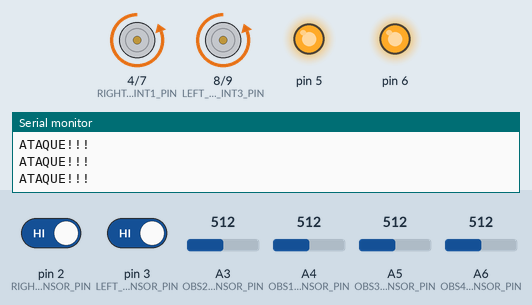
This sketch was run on a simulated Arduino Nano, built with avr-gcc and run on an emulated ATmega328P. On the bench: motor-driver pin pairs drawn as motors (green arrow = first pin HIGH = forward, orange = second pin HIGH = backward, longer = more drive), output pins drawn as LEDs (lit = HIGH), the last lines printed to the serial monitor. The test bench sets the inputs (shaded band); at power-on: pin 2 (RIGHT_LINE_SENSOR_PIN) HIGH, pin 3 (LEFT_LINE_SENSOR_PIN) HIGH, A3 (OBS2_SENSOR_PIN) = 512, A5 (OBS3_SENSOR_PIN) = 512, A4 (OBS1_SENSOR_PIN) = 512, A6 (OBS4_SENSOR_PIN) = 512.

Above: at 6.2 s.
6.3 s: pin 2 (RIGHT_LINE_SENSOR_PIN) driven LOW
At 6.64 s:
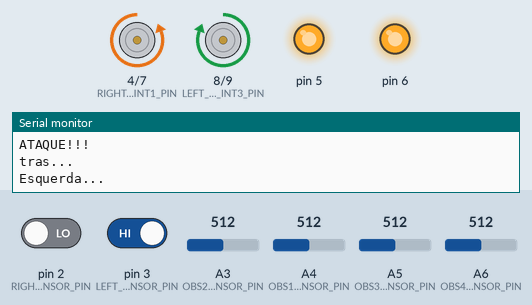
9.3 s: pin 3 (LEFT_LINE_SENSOR_PIN) driven LOW
At 9.8 s:
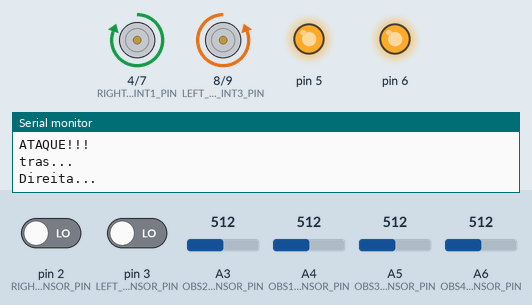
12.3 s: A3 (OBS2_SENSOR_PIN) set to 70
18.3 s: A5 (OBS3_SENSOR_PIN) set to 89
21.3 s: A5 (OBS3_SENSOR_PIN) set to 72
Timing chart, 0 to 25.3 s (numbered marks = the images above; inputs shaded):
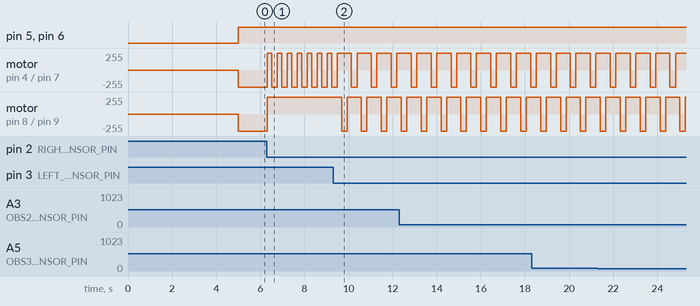

The sketch:

main.ino
```cpp
const int DETECTION_LIMIT = 80;

// Pinagem

// Motor direito
const int RIGHT_MOTOR_INT1_PIN = 4;
const int RIGHT_MOTOR_INT2_PIN = 7;
const int PWMA = 5;

// Motor esquerdo
const int LEFT_MOTOR_INT3_PIN = 8;
const int LEFT_MOTOR_INT4_PIN = 9;
const int PWMB = 6; // PWM esquerdo

// Sensores de linha
const int RIGHT_LINE_SENSOR_PIN = 2;
const int LEFT_LINE_SENSOR_PIN = 3;

// Sensores de obstáculo

// Sensores frontais
const int OBS1_SENSOR_PIN = A4; // Direita
const int OBS2_SENSOR_PIN = A3; // Esquerda

// Sensores laterais
const int OBS3_SENSOR_PIN = A5; // Direita
const int OBS4_SENSOR_PIN = A6; // Esquerda

typedef struct MOTOR {
  uint8_t IN1;
  uint8_t IN2;
  uint8_t PWM;
} MOTOR;

MOTOR init_motor(uint8_t IN1, uint8_t IN2, uint8_t PWM) {
  MOTOR motor;
  motor.IN1 = IN1;
  motor.IN2 = IN2;
  motor.PWM = PWM;
  pinMode(IN1, OUTPUT);
  pinMode(IN2, OUTPUT);
  pinMode(PWM, OUTPUT);
  return motor;
}

void motor_foward(MOTOR motor, int speed) {
  digitalWrite(motor.IN1, LOW);
  digitalWrite(motor.IN2, HIGH);
  analogWrite(motor.PWM, speed);
}

void motor_back(MOTOR motor, int speed) {
  digitalWrite(motor.IN1, HIGH);
  digitalWrite(motor.IN2, LOW);
  analogWrite(motor.PWM, speed);
}

MOTOR right_motor = init_motor(RIGHT_MOTOR_INT1_PIN, RIGHT_MOTOR_INT2_PIN, PWMA);
MOTOR left_motor = init_motor(LEFT_MOTOR_INT3_PIN, LEFT_MOTOR_INT4_PIN, PWMB);

void move_robot_foward(int speed) {
  motor_foward(right_motor, speed);
  motor_foward(left_motor, speed);
}

void move_robot_backward(int speed) {
  motor_back(right_motor, speed);
  motor_back(left_motor, speed);
}

void turn_left(int speed) {
  motor_foward(right_motor, speed);
  motor_back(left_motor, speed);
}

void turn_right(int speed) {
  motor_back(right_motor, speed);
  motor_foward(left_motor, speed);
}

void setup() {
  pinMode(LEFT_LINE_SENSOR_PIN, INPUT_PULLUP);
  pinMode(RIGHT_LINE_SENSOR_PIN, INPUT_PULLUP);
  Serial.begin(9600);
  delay(5000);
}

int getDistance(int sensor_pin) {
  float voltage = analogRead(sensor_pin) * (5.0 / 1023.0); // Convert analog value to voltage
  float distanceCM = 27.86 * pow(voltage, -1.15);     // Calculate distance in cm
  return distanceCM;
}

void sens_obs() {
  int front_right = getDistance(OBS1_SENSOR_PIN);
  int front_left  = getDistance(OBS2_SENSOR_PIN);
  int side_right  = getDistance(OBS3_SENSOR_PIN);
  int side_left   = getDistance(OBS4_SENSOR_PIN);

  // 1. Ataque direto (inimigo na frente)
  if (front_right <= DETECTION_LIMIT && front_left <= DETECTION_LIMIT) {
    Serial.println("ATAQUE!!!");
    move_robot_foward(255);
  }

   // 2. Alinhamento frontal
  else if (front_right <= DETECTION_LIMIT) {
    Serial.println("Ajuste direita...");
    turn_right(255);
  }

  else if (front_left <= DETECTION_LIMIT) {
    Serial.println("Ajuste esquerda...");
    turn_left(255);
  }

  // 3. Alinhamento lateral
  else if (side_right <= DETECTION_LIMIT) {
    Serial.println("Virando pra direita (inimigo lateral)...");
    turn_right(255);
  }

  else if (side_left <= DETECTION_LIMIT) {
    Serial.println("Virando pra esquerda (inimigo lateral)...");
    turn_left(255);
  }

  // 4. Nenhum sensor detectou → procurar
  else {
    Serial.println("Procurando...");
    move_robot_foward(126);
  }
}

void loop() {
  sens_obs();

  if(digitalRead(LEFT_LINE_SENSOR_PIN) == LOW) {
    move_robot_backward(255);
    Serial.println("tras...");
    delay(200);
    turn_right(255);
    Serial.println("Direita...");
    delay(250);
  }

  if(digitalRead(RIGHT_LINE_SENSOR_PIN) == LOW) {
    move_robot_backward(255);
    Serial.println("tras...");
    delay(200);
    turn_left(255);
    Serial.println("Esquerda...");
    delay(250);
  }

}
```

Measured:
- after the input at 6.3 s, motor on pin 4 (RIGHT_MOTOR_INT1_PIN) / pin 7 (RIGHT_MOTOR_INT2_PIN): alternates forward 255/255 for 0.20 s and backward 255/255 for 0.25 s, starting at once; motor on pin 8 (LEFT_MOTOR_INT3_PIN) / pin 9 (LEFT_MOTOR_INT4_PIN): backward 255/255 → forward 255/255 at once
- after the input at 9.3 s, motor on pin 4 (RIGHT_MOTOR_INT1_PIN) / pin 7 (RIGHT_MOTOR_INT2_PIN): alternates forward 255/255 for 0.65 s and backward 255/255 for 0.25 s, starting after 0.83 s; motor on pin 8 (LEFT_MOTOR_INT3_PIN) / pin 9 (LEFT_MOTOR_INT4_PIN): alternates forward 255/255 for 0.65 s and backward 255/255 for 0.25 s, starting after 0.38 s
